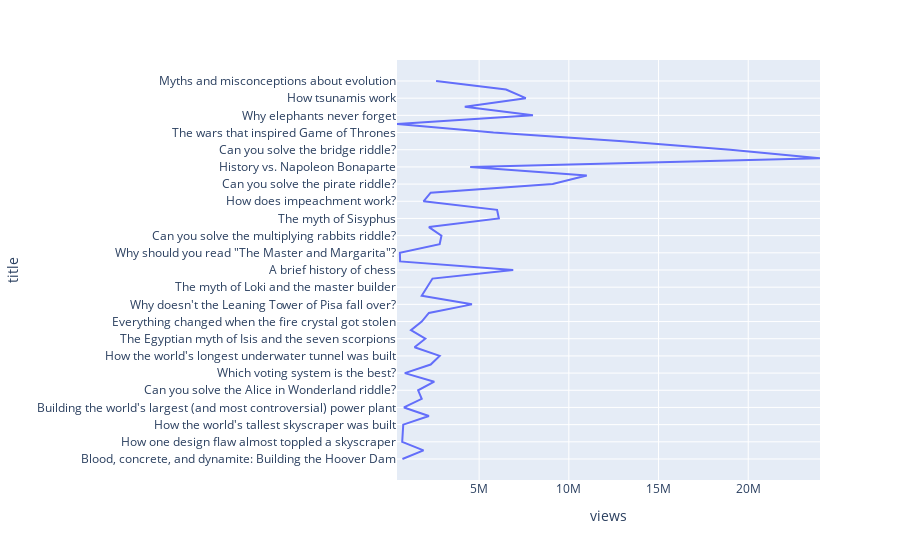

Notebook cell for this chart:
### Code cell
fig = px.line(Alex_G, x='views', y=Alex_G.title)
fig.show()

### Figure 1 — Plotly figure (JSON) as saved in the notebook; plotly's stock layout.template omitted (floating-point values rounded to 4 significant figures)
{"data": [{"hovertemplate": "views=%{x}<br>title=%{y}<extra></extra>", "legendgroup": "", "line": {"color": "#636efa", "dash": "solid"}, "marker": {"symbol": "circle"}, "mode": "lines", "name": "", "orientation": "h", "showlegend": false, "type": "scatter", "x": [724000, 1900000, 712000, 724000, 770000, 2200000, 810000, 1800000, 1600000, 2500000, 856000, 2300000, 2800000, 1400000, 2000000, 1200000, 1800000, 2200000, 4600000, 1800000, 2100000, 2400000, 6900000, 596000, 582000, 2800000, 2900000, 2200000, 6100000, 6000000, 1900000, 2300000, 9100000, 11000000, 4500000, 24000000, 19000000, 13000000, 5800000, 422000, 8000000, 4200000, 7600000, 6500000, 2600000], "xaxis": "x", "y": ["Blood, concrete, and dynamite: Building the Hoover Dam", "The woman who stared at the sun", "How one design flaw almost toppled a skyscraper", "Demolition, disease, and death: Building the Panama Canal", "How the world's tallest skyscraper was built", "Why are airplanes slower than they used to be?", "Building the world's largest (and most controversial) power plant", "Can you solve the monster duel riddle?", "Can you solve the Alice in Wonderland riddle?", "The Egyptian myth of the death of Osiris", "Which voting system is the best?", "How do ventilators work?", "How the world's longest underwater tunnel was built", "Can you solve the death race riddle?", "The Egyptian myth of Isis and the seven scorpions", "Epic Engineering: Building the Brooklyn Bridge ", "Everything changed when the fire crystal got stolen", "Can you solve the dragon jousting riddle?", "Why doesn't the Leaning Tower of Pisa fall over?", "Can you outsmart this logical fallacy?", "The myth of Loki and the master builder", "Can you solve the secret sauce riddle?", "A brief history of chess", "A day in the life of a Cossack warrior", "Why should you read \"The Master and Margarita\"?", "Why should you read \"Crime and Punishment\"?", "Can you solve the multiplying rabbits riddle?", "Can you solve the giant iron riddle? ", "The myth of Sisyphus", "The myth of Hercules", "How does impeachment work?", "Can you solve the rebel supplies riddle?", "Can you solve the pirate riddle?", "Can you solve the three gods riddle?", "History vs. Napoleon Bonaparte", "Can you solve the prisoner hat riddle?", "Can you solve the bridge riddle?", "Can you solve the famously difficult green-eyed logic puzzle?", "The wars that inspired Game of Thrones", "What is a gift economy?", "Why elephants never forget", "History vs. Christopher Columbus", "How tsunamis work", "Why do we cry? The three types of tears", "Myths and misconceptions about evolution"], "yaxis": "y"}], "layout": {"legend": {"tracegroupgap": 0}, "margin": {"t": 60}, "xaxis": {"anchor": "y", "domain": [0, 1], "title": {"text": "views"}}, "yaxis": {"anchor": "x", "domain": [0, 1], "title": {"text": "title"}}}}
